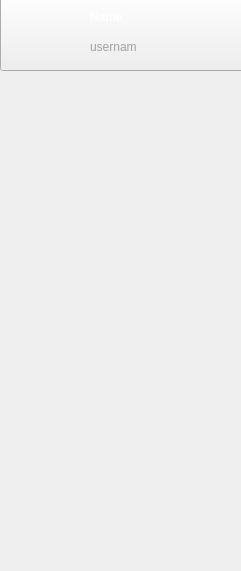
       <widget class="QWidget" name="rooms_scrollArea_contents">
        <property name="geometry">
         <rect>
          <x>0</x>
          <y>0</y>
          <width>241</width>
          <height>571</height>
         </rect>
        </property>
        <widget class="QWidget" name="room" native="true">
         <property name="geometry">
          <rect>
           <x>0</x>
           <y>0</y>
           <width>251</width>
           <height>71</height>
          </rect>
         </property>
         <widget class="QWidget" name="avatar" native="true">
          <property name="geometry">
           <rect>
            <x>0</x>
            <y>0</y>
            <width>81</width>
            <height>61</height>
           </rect>
          </property>
          <property name="styleSheet">
           <string notr="true">QWidget{
background-image:url(:/images/images/User_cicrle_duotone 72x72.png);
 background-position: center;
background-size: 50px;
 background-repeat: no-repeat;
}</string>
          </property>
         </widget>
         <widget class="QLabel" name="room_name_label">
          <property name="geometry">
           <rect>
            <x>90</x>
            <y>10</y>
            <width>47</width>
            <height>13</height>
           </rect>
          </property>
          <property name="styleSheet">
           <string notr="true">QLabel{
color: white;
font-weight: 500
}</string>
          </property>
          <property name="text">
           <string>Name</string>
          </property>
         </widget>
         <widget class="QLabel" name="room_username_label">
          <property name="geometry">
           <rect>
            <x>90</x>
            <y>40</y>
            <width>47</width>
            <height>13</height>
           </rect>
          </property>
          <property name="styleSheet">
           <string notr="true">QLabel{
color: #A0A0A0;
}</string>
          </property>
          <property name="text">
           <string>username</string>
          </property>
         </widget>
         <widget class="QPushButton" name="room_clickable_button">
          <property name="geometry">
           <rect>
            <x>0</x>
            <y>-10</y>
            <width>251</width>
            <height>81</height>
           </rect>
          </property>
          <property name="cursor">
           <cursorShape>PointingHandCursor</cursorShape>
          </property>
          <property name="text">
           <string/>
          </property>
         </widget>
         <zorder>room_clickable_button</zorder>
         <zorder>avatar</zorder>
         <zorder>room_name_label</zorder>
         <zorder>room_username_label</zorder>
        </widget>
       </widget>
